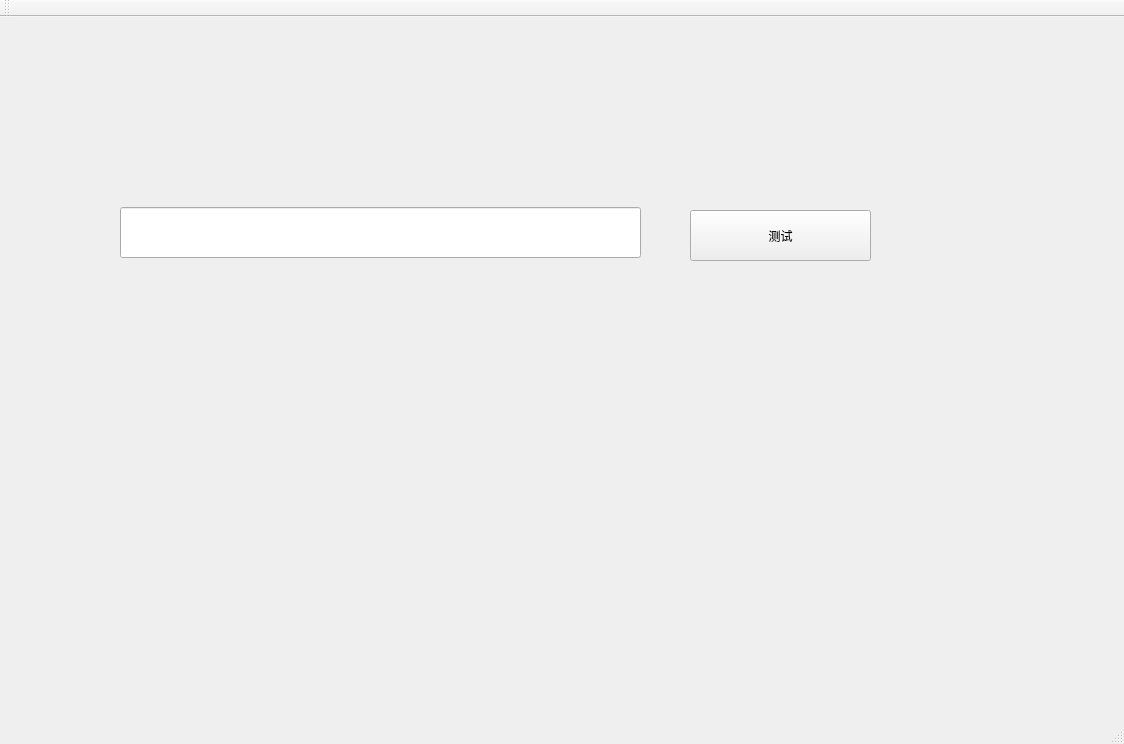
<?xml version="1.0" encoding="UTF-8"?>
<ui version="4.0">
 <class>Test6_2Class</class>
 <widget class="QMainWindow" name="Test6_2Class">
  <property name="geometry">
   <rect>
    <x>0</x>
    <y>0</y>
    <width>1124</width>
    <height>744</height>
   </rect>
  </property>
  <property name="windowTitle">
   <string>Test6_2</string>
  </property>
  <widget class="QWidget" name="centralWidget">
   <widget class="QPushButton" name="btnTest">
    <property name="geometry">
     <rect>
      <x>690</x>
      <y>193</y>
      <width>181</width>
      <height>51</height>
     </rect>
    </property>
    <property name="text">
     <string>测试</string>
    </property>
   </widget>
   <widget class="QLineEdit" name="editTest">
    <property name="geometry">
     <rect>
      <x>120</x>
      <y>190</y>
      <width>521</width>
      <height>51</height>
     </rect>
    </property>
   </widget>
  </widget>
  <widget class="QMenuBar" name="menuBar">
   <property name="geometry">
    <rect>
     <x>0</x>
     <y>0</y>
     <width>1124</width>
     <height>30</height>
    </rect>
   </property>
  </widget>
  <widget class="QToolBar" name="mainToolBar">
   <attribute name="toolBarArea">
    <enum>TopToolBarArea</enum>
   </attribute>
   <attribute name="toolBarBreak">
    <bool>false</bool>
   </attribute>
  </widget>
  <widget class="QStatusBar" name="statusBar"/>
 </widget>
 <layoutdefault spacing="6" margin="11"/>
 <resources>
  <include location="Test6_2.qrc"/>
 </resources>
 <connections/>
</ui>
